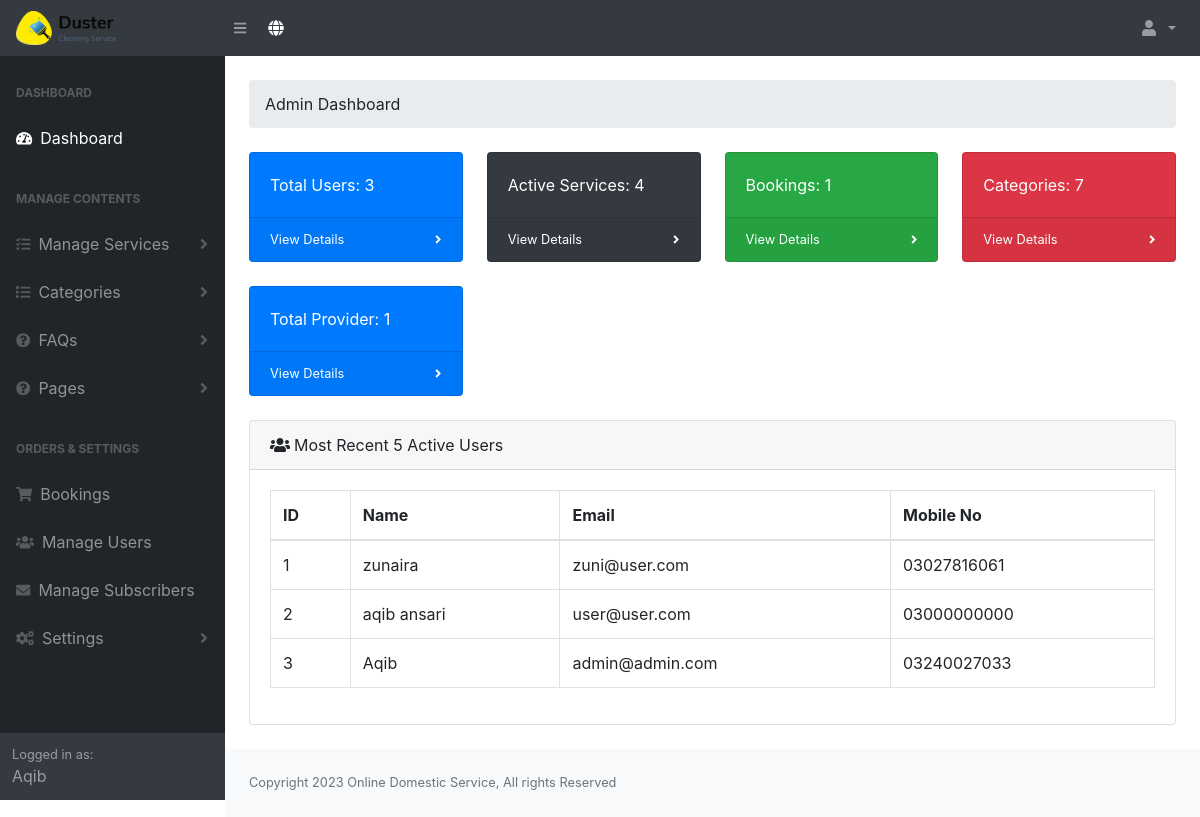
Screenshot of /admin/dashboard.php (signed in) with the database file from the repository.
### tables this page shows
CREATE TABLE `tbl_users` (
  `id` int(10) NOT NULL,
  `username` varchar(255) DEFAULT NULL,
  `fullname` varchar(255) DEFAULT NULL,
  `email` varchar(255) DEFAULT NULL,
  `mobile_no` varchar(15) DEFAULT NULL,
  `password` varchar(255) DEFAULT NULL,
  `role` varchar(10) DEFAULT NULL,
  `photo` varchar(255) DEFAULT NULL,
  `created_at` varchar(255) DEFAULT NULL,
  `gender` varchar(20) DEFAULT NULL,
  `status` varchar(10) DEFAULT NULL,
  `comment` varchar(255) DEFAULT NULL
);

CREATE TABLE `tbl_settings` (
  `id` int(10) NOT NULL,
  `site_title` varchar(255) NOT NULL,
  `site_footer` varchar(255) NOT NULL,
  `web_phone` varchar(255) NOT NULL,
  `web_email` varchar(255) NOT NULL,
  `web_address_location` varchar(255) NOT NULL,
  `web_currency` varchar(10) NOT NULL,
  `dollar_exchange_rate` varchar(10) NOT NULL,
  `g_recaptcha_site_key` varchar(255) DEFAULT NULL,
  `g_recaptcha_secret_key` varchar(255) DEFAULT NULL,
  `g_recaptcha_status` varchar(10) DEFAULT NULL
);

### admin/config.php (called while the page is built, shortened)
<?php
$dbhost = 'localhost';
$dbname = 'fyp';
$dbuser = 'root';
$dbpass = '';
try {
	$pdo = new PDO("mysql:host={$dbhost};dbname={$dbname}", $dbuser, $dbpass);
	$pdo->setAttribute(PDO::ATTR_ERRMODE, PDO::ERRMODE_EXCEPTION);
}
catch( PDOException $exception ) {
	echo "Connection Error: " . $exception->getMessage();
	die();
}
$setting_statement = $pdo->prepare('SELECT * FROM tbl_settings');
$setting_statement->execute();
$setting_statement_results = $setting_statement->fetch();
?>

### admin/autoloader.php (called while the page is built, shortened)
<?php
include 'config.php';
?>

### admin/dashboard.php (the view)
<?php include 'header.php' ?>
<div class="container-fluid">
    <ol class="breadcrumb mb-4 mt-4">
        <li class="breadcrumb-item "><?php echo ucfirst($user_result['role']); ?> Dashboard</li>
    </ol>
    <div class="row">
        <div class="col-xl-3 col-md-6">
            <div class="card bg-primary text-white mb-4">
                <div class="card-body">Total Users:
                    <?php
                        $statement = $pdo->prepare('SELECT * FROM tbl_users');
                        $statement->execute();
                        $count = $statement->rowCount();
                        echo $count;
                    ?>
                </div>
                <div class="card-footer d-flex align-items-center justify-content-between">
                    <a class="small text-white stretched-link" href="users.php">View Details</a>
                    <div class="small text-white"><i class="fas fa-angle-right"></i></div>
                </div>
            </div>
        </div>
        <div class="col-xl-3 col-md-6">
            <div class="card bg-dark text-white mb-4">
                <div class="card-body">Active Services:
                    <?php
                    $statement = $pdo->prepare('SELECT * FROM tbl_services WHERE srvc_status=?');
                    $statement->execute(array('active'));
                    $count = $statement->rowCount();
                    echo $count;
                    ?>
                </div>
                <div class="card-footer d-flex align-items-center justify-content-between">
                    <a class="small text-white stretched-link" href="services.php">View Details</a>
                    <div class="small text-white"><i class="fas fa-angle-right"></i></div>
                </div>
            </div>
        </div>
        <div class="col-xl-3 col-md-6">
            <div class="card bg-success text-white mb-4">
                <div class="card-body">Bookings:
                    <?php
                    $statement = $pdo->prepare('SELECT * FROM tbl_payment');
                    $statement->execute();
                    $count = $statement->rowCount();
                    echo $count;
                    ?>
                </div>
                <div class="card-footer d-flex align-items-center justify-content-between">
                    <a class="small text-white stretched-link" href="bookings.php">View Details</a>
                    <div class="small text-white"><i class="fas fa-angle-right"></i></div>
                </div>
            </div>
        </div>
        <div class="col-xl-3 col-md-6">
            <div class="card bg-danger text-white mb-4">
               <div class="card-body">Categories:
                    <?php
                    $statement = $pdo->prepare('SELECT * FROM tbl_categories');
                    $statement->execute();
                    $count = $statement->rowCount();
                    echo $count;
                    ?>
                </div>
                <div class="card-footer d-flex align-items-center justify-content-between">
                    <a class="small text-white stretched-link" href="categories.php">View Details</a>
                    <div class="small text-white"><i class="fas fa-angle-right"></i></div>
                </div>
            </div>
        </div>
        <div class="col-xl-3 col-md-6">
            <div class="card bg-primary text-white mb-4">
                <div class="card-body">Total Provider:
                    <?php
                        $statement = $pdo->prepare("SELECT * FROM tbl_users WHERE role='provider' && status='active'");
                        $statement->execute();
                        $count = $statement->rowCount();
                        echo $count;
                    ?>
                </div>
                <div class="card-footer d-flex align-items-center justify-content-between">
                    <a class="small text-white stretched-link" href="providers.php">View Details</a>
                    <div class="small text-white"><i class="fas fa-angle-right"></i></div>
                </div>
            </div>
        </div>
    </div>
    <div class="card mb-4">
        <div class="card-header"><i class="fas fa-users mr-1"></i>Most Recent 5 Active Users</div>
        <div class="card-body">
            <div class="table-responsive">
                <table class="table table-bordered" width="100%" cellspacing="0">
                    <thead>
                        <tr>
                            <th>ID</th>
                            <th>Name</th>
                            <th>Email</th>
                            <th>Mobile No</th>
                        </tr>
                    </thead>
                    <tbody>
                        <?php
                            $statement = $pdo->prepare('SELECT * FROM tbl_users WHERE status = ? ORDER BY id DESC LIMIT 5');
                            $statement->execute(array('active'));
                            $result = $statement->fetchAll();
                            $i = 0;
                            foreach ($result as $key) {
                            $i++;
                        ?>
                                                        <tr>
                            <td><?php echo $i;?></td>
                            <td><?php echo $key['fullname'];?></td>
                            <td><?php echo $key['email'];?></td>
                            <td><?php echo $key['mobile_no'];?></td>
                        </tr>
                        <?php } ?>
                    </tbody>
                </table>
            </div>
        </div>
    </div>
</div>
<?php include 'footer.php' ?>

### admin/header.php (shortened to what this page needs)
<?php
include 'autoloader.php';
$u_id = $_SESSION['admin']['id'];
$statement = $pdo->prepare('SELECT * FROM tbl_users WHERE id=?');
$statement->execute(array($u_id));
$user_result = $statement->fetch();
?>
<!DOCTYPE html>
<html lang="en">
    <head>
        <link href="css/styles.css" rel="stylesheet" />
        <link href="css/dataTables.bootstrap4.min.css" rel="stylesheet" />
    </head>
    <body class="sb-nav-fixed">
        <nav class="sb-topnav navbar navbar-expand navbar-dark bg-dark">
            <a class="navbar-brand" href="dashboard.php">
                <img src="assets/logo/logo.png" class="existing-photo" width="100">
            </a>
            <button class="btn btn-link btn-sm order-1 order-lg-0" id="sidebarToggle" href="#">
                <i class="fas fa-bars"></i>
            </button
            >
            <a href="/" target="_blank" class="btn btn-dark" type="button">
                <i class="fas fa-globe"></i>
            </a>
            <ul class="navbar-nav ml-auto ml-md-0">
                <li class="nav-item dropdown">
                    <a class="nav-link dropdown-toggle" id="userDropdown" href="#" role="button" data-toggle="dropdown" aria-haspopup="true" aria-expanded="false">
                        <i class="fas fa-user fa-fw"></i>
                    </a>
                </li>
            </ul>
        </nav>
        <div id="layoutSidenav">
            <div id="layoutSidenav_nav">
                <nav class="sb-sidenav accordion sb-sidenav-dark" id="sidenavAccordion">
                    <div class="sb-sidenav-menu">
                        <div class="nav">
                            <div class="sb-sidenav-menu-heading">Dashboard</div>
                            <a class="nav-link" href="dashboard.php">
                                <div class="sb-nav-link-icon">
                                    <i class="fas fa-tachometer-alt"></i>
                                </div>
                                Dashboard
                            </a>
                            <div class="sb-sidenav-menu-heading">Manage Contents</div>
                            <a class="nav-link collapsed" href="#" data-toggle="collapse" data-target="#collapseServices" aria-expanded="false" aria-controls="collapseServices">
                                <div class="sb-nav-link-icon">
                                    <i class="fas fa-tasks"></i>
                                </div>
                                    Manage Services
                                <div class="sb-sidenav-collapse-arrow">
                                    <i class="fas fa-angle-down"></i>
                                </div
                            ></a>
                            <a class="nav-link collapsed" href="#" data-toggle="collapse" data-target="#collapseLayouts" aria-expanded="false" aria-controls="collapseLayouts">
                                <div class="sb-nav-link-icon">
                                    <i class="fas fa-list"></i>
                                </div>
                                    Categories
                                <div class="sb-sidenav-collapse-arrow">
                                    <i class="fas fa-angle-down"></i>
                                </div
                            ></a>
                            <a class="nav-link collapsed" href="#" data-toggle="collapse" data-target="#collapseFaqs" aria-expanded="false" aria-controls="collapseFaqs">
                                <div class="sb-nav-link-icon">
                                    <i class="fas fa-question-circle"></i>
                                </div>
                                    FAQs
                                <div class="sb-sidenav-collapse-arrow">
                                    <i class="fas fa-angle-down"></i>
                                </div
                            ></a>
                            <a class="nav-link collapsed" href="#" data-toggle="collapse" data-target="#collapsePages" aria-expanded="false" aria-controls="collapsePages">
                                <div class="sb-nav-link-icon">
                                    <i class="fas fa-question-circle"></i>
                                </div>
                                    Pages
                                <div class="sb-sidenav-collapse-arrow">
                                    <i class="fas fa-angle-down"></i>
                                </div
                            ></a>
                            <div class="sb-sidenav-menu-heading">Orders & Settings</div>
                            <a class="nav-link" href="bookings.php">
                                <div class="sb-nav-link-icon">
                                    <i class="fa fa-shopping-cart"></i>
                                </div>
                                Bookings</a>
                            <a class="nav-link" href="users.php">
                                <div class="sb-nav-link-icon">
                                    <i class="fas fa-users"></i>
                                </div>
                                Manage Users</a>
                             <a class="nav-link" href="subscribers.php">
                                <div class="sb-nav-link-icon">
                                    <i class="fas fa-envelope"></i>
                                </div>
                                Manage Subscribers</a>
                            <a class="nav-link collapsed" href="#" data-toggle="collapse" data-target="#collapseSetting" aria-expanded="false" aria-controls="collapseSetting"
                                ><div class="sb-nav-link-icon">
                                    <i class="fas fa-cogs"></i>
                                </div>
                                Settings
                                <div class="sb-sidenav-collapse-arrow">
                                    <i class="fas fa-angle-down"></i>
                                    </div
                            ></a>
                        </div>
                    </div>
                    <div class="sb-sidenav-footer">
                        <div class="small">Logged in as:</div>
                        <?php echo $user_result['fullname']; ?>
                    </div>
                </nav>
            </div>
            <div id="layoutSidenav_content">
            <main>

### admin/footer.php (shortened to what this page needs)
                </main>
                <footer class="py-4 bg-light mt-auto">
                    <div class="container-fluid">
                        <div class="d-flex align-items-center justify-content-between small">
                            <div class="text-muted"> <?php echo $setting_statement_results['site_footer']; ?></div>
                        </div>
                    </div>
                </footer>
            </div>
        </div>
    </body>
</html>

### rows the page displays
tbl_users: fullname "Aqib", role "Admin", email "admin@admin.com", mobile_no "03240027033"
tbl_users: fullname "zunaira", email "zuni@user.com", mobile_no "03027816061"
tbl_users: fullname "aqib ansari", email "user@user.com", mobile_no "03000000000"
tbl_settings: site_footer "Copyright 2023 Online Domestic Service, All rights Reserved"

### other values shown
$count "3"
$count "4"
$count "1"
$count "7"
